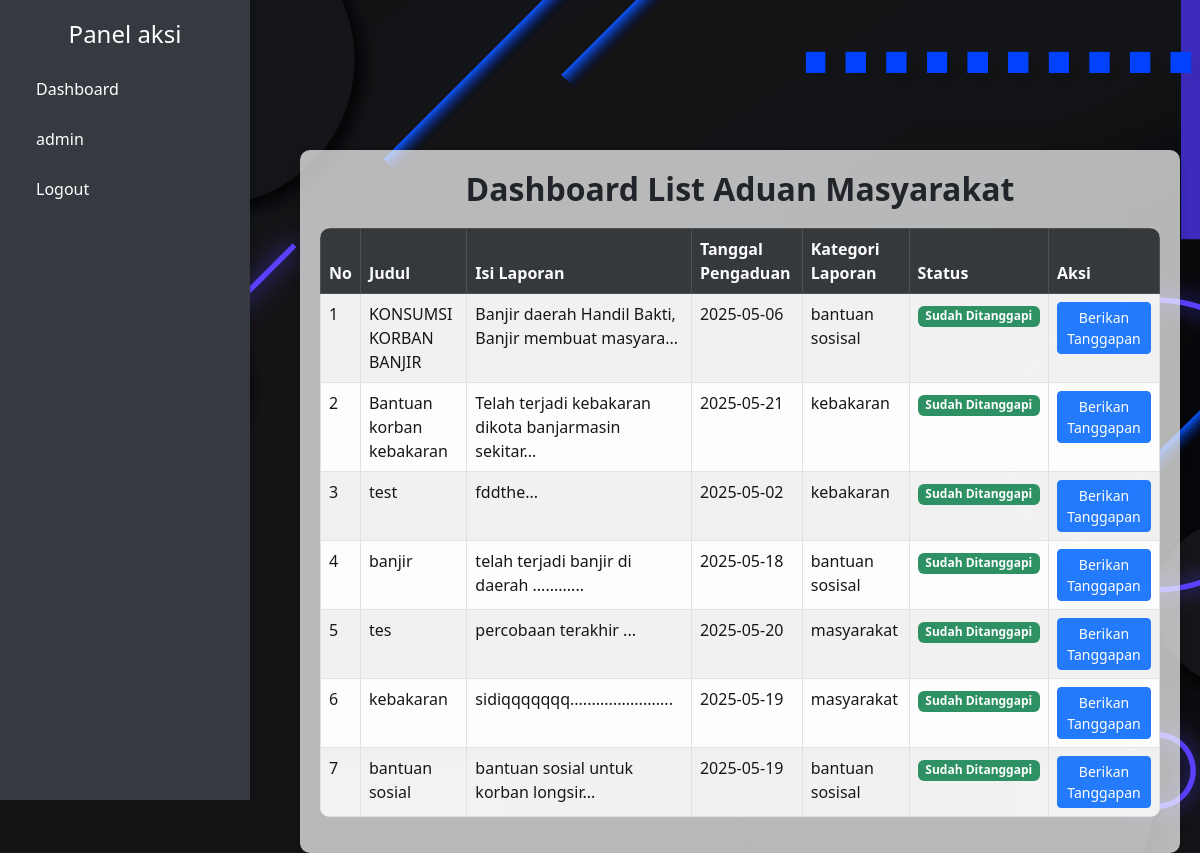
The app's page /userproject/admin/dashboard.php with its own data.
### tables this page shows
CREATE TABLE `pengaduan` (
  `id_pengaduan` int NOT NULL,
  `judul` varchar(255) NOT NULL,
  `isi_laporan` varchar(255) NOT NULL,
  `tanggal_pelapor` date NOT NULL,
  `kategori_laporan` varchar(255) NOT NULL,
  `tanggapan` text
);

### userproject/admin/dashboard.php (the view, shortened to what this page needs)
<?php
require 'koneksi.php';
$query1 = "SELECT * FROM pengaduan";
$result = mysqli_query($conn, $query1);
?>
<!DOCTYPE html>
<html lang="en">
<head>
  <link href="https://cdn.jsdelivr.net/npm/bootstrap@5.3.5/dist/css/bootstrap.min.css" rel="stylesheet">
</head>
<body>
  <div class="sidebar">
    <h4>Panel aksi</h4>
    <ul class="nav flex-column">
      <li class="nav-item"><a class="nav-link" href="#">Dashboard</a></li>
      <li class="nav-item"><a class="nav-link" href="admin.php">admin</a></li>
      <li class="nav-item"><a class="nav-link" href="logout.php">Logout</a></li>
    </ul>
  </div>
  <div class="container">
    <h2 class="text-center fw-bold">Dashboard List Aduan Masyarakat</h2>
    <table class="table table-bordered table-striped">
      <thead class="table-dark">
        <tr>
          <th>No</th>
          <th>Judul</th>
          <th>Isi Laporan</th>
          <th>Tanggal Pengaduan</th>
          <th>Kategori Laporan</th>
          <th>Status</th>
          <th>Aksi</th>
        </tr>
      </thead>
      <tbody>
        <?php
        if (mysqli_num_rows($result) > 0) {
          $no = 1;
          while ($show = mysqli_fetch_assoc($result)) {
            echo "
            <tr>
              <td>{$no}</td>
              <td>" . htmlspecialchars($show['judul']) . "</td>
              <td>" . htmlspecialchars(substr($show['isi_laporan'], 0, 50)) . "...</td>
              <td>" . htmlspecialchars($show['tanggal_pelapor']) . "</td>
              <td>" . htmlspecialchars($show['kategori_laporan']) . "</td>
               <td>" . (empty($show['tanggapan'])
                    ? "<span class='badge bg-warning text-dark'>Belum Ditanggapi</span>"
                    : "<span class='badge bg-success'>Sudah Ditanggapi</span>") . "</td>
              <td>
                <a href='edit_tanggapan.php?id=" . htmlspecialchars($show['id_pengaduan']) . "' class='btn btn-sm btn-primary'>Berikan Tanggapan</a>
              </td>
            </tr>
            ";
            $no++;
          }
        } else {
          echo "<tr><td colspan='6' class='text-center text-danger'>Data Tidak Ada</td></tr>";
        }
        ?>
      </tbody>
    </table>
  </div>
</body>
</html>

### userproject/admin/dashboard.php (style rules this page uses)
body { background-image: url('../img/login.jpg'); background-size: cover; background-color: black; background-position: center; background-repeat: no-repeat; min-height: 100vh; margin: 0; display: flex; flex-direction: column; align-items: center; justify-content: flex-start; padding-top: 50px; }
.container { background-color: rgba(255, 255, 255, 0.7); padding: 20px; border-radius: 10px; box-shadow: 0 4px 8px rgba(0, 0, 0, 0.2); margin-top: 100px; margin-left: 300px; width: calc(100% - 320px); max-width: 1200px; }
.sidebar { height: 100vh; position: fixed; top: 0; left: 0; width: 250px; background-color: #343a40; color: white; padding: 20px; box-shadow: 2px 0 5px rgba(0, 0, 0, 0.1); }
.sidebar h4 { text-align: center; margin-bottom: 20px; }
.sidebar .nav-link { color: white; margin-bottom: 10px; transition: background-color 0.3s ease; }
.table { margin-top: 20px; background-color: rgba(255, 255, 255, 0.8); border-radius: 10px; overflow: hidden; }
.table th, .table td { opacity: 0.9; }

### records on screen
pengaduan: judul "KONSUMSI KORBAN BANJIR", isi_laporan "Banjir daerah Handil Bakti, Banjir membuat masyara", tanggal_pelapor "2025-05-06", kategori_laporan "bantuan sosisal", shows "Sudah Ditanggapi"
pengaduan: judul "Bantuan korban kebakaran", isi_laporan "Telah terjadi kebakaran dikota banjarmasin sekitar", tanggal_pelapor "2025-05-21", kategori_laporan "kebakaran", shows "Sudah Ditanggapi"
pengaduan: judul "test", isi_laporan "fddthe", tanggal_pelapor "2025-05-02", kategori_laporan "kebakaran", tanggapan "Sudah Ditanggapi"
pengaduan: judul "banjir", isi_laporan "telah terjadi banjir di daerah .........", tanggal_pelapor "2025-05-18", kategori_laporan "bantuan sosisal", tanggapan "Sudah Ditanggapi"
pengaduan: judul "tes", isi_laporan "percobaan terakhir", tanggal_pelapor "2025-05-20", kategori_laporan "masyarakat", shows "Sudah Ditanggapi"
pengaduan: judul "kebakaran", isi_laporan "sidiqqqqqqq.....................", tanggal_pelapor "2025-05-19", kategori_laporan "masyarakat", tanggapan "Sudah Ditanggapi"
pengaduan: judul "bantuan sosial", isi_laporan "bantuan sosial untuk korban longsir", tanggal_pelapor "2025-05-19", kategori_laporan "bantuan sosisal", shows "Sudah Ditanggapi"
